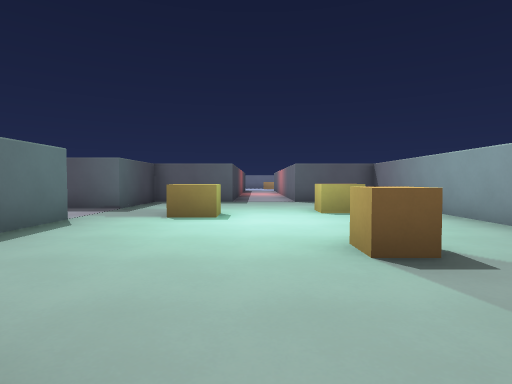
view 1 (above)

18 first-person views from a walk through a Godot game level. The camera is 1.3 m above the floor, tilts 2° down and sees 80° across. The floor is counted in squares, 2 m on a side. Each view is taken from the middle of a square. On the plan, view 1 faces up. The plan holds only what a view shows up to about 10 squares ahead; the rest is blank. The place goes on beyond the plan. Characters and animated objects are left out.

view 2
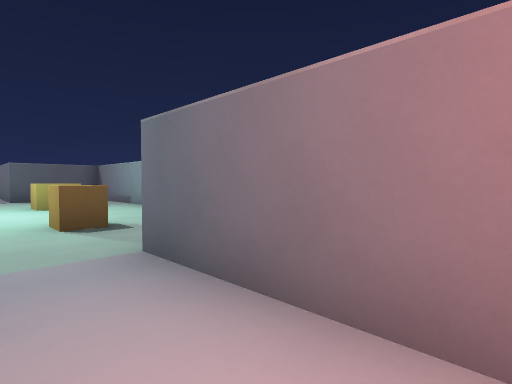

view 3
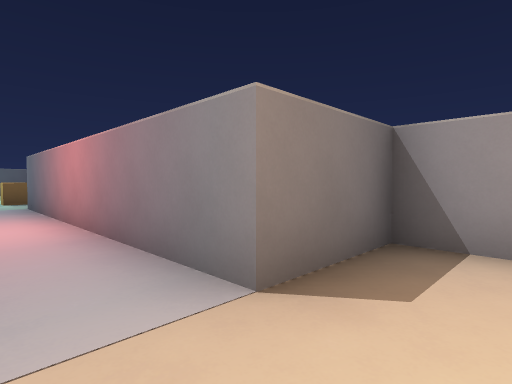

view 4
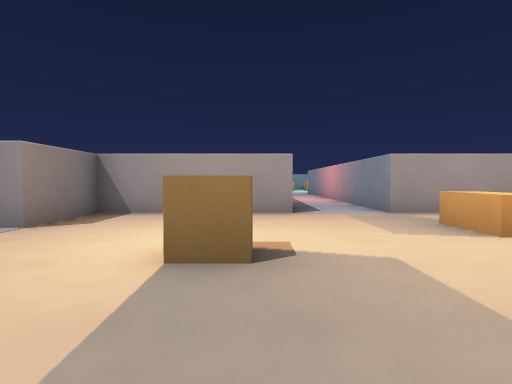

view 5
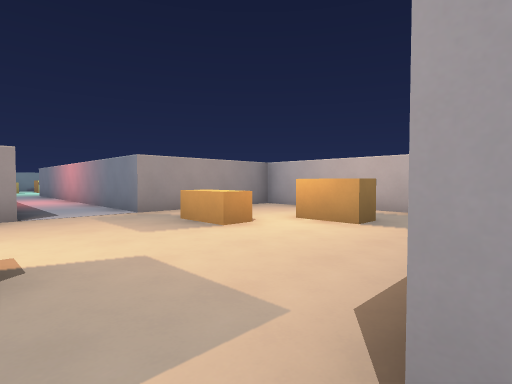

view 6
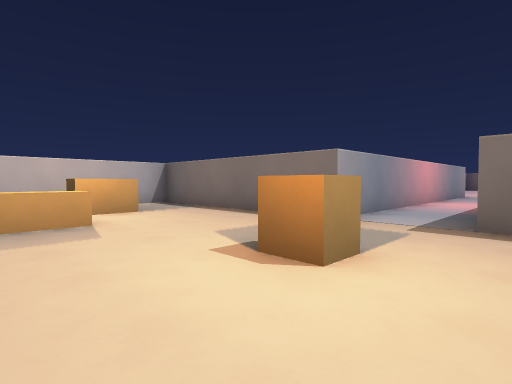

view 7
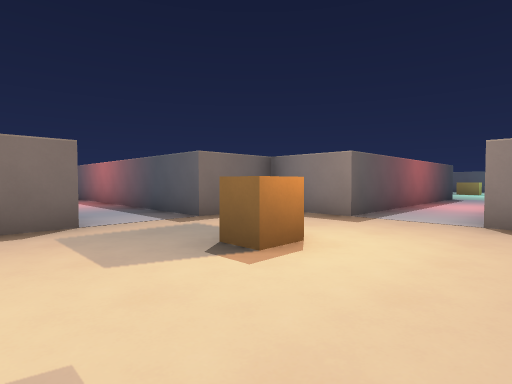

view 8
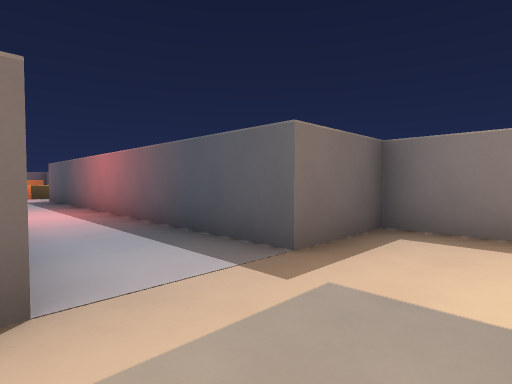

view 9
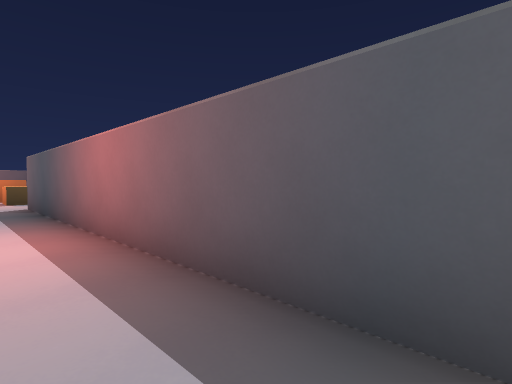

view 10
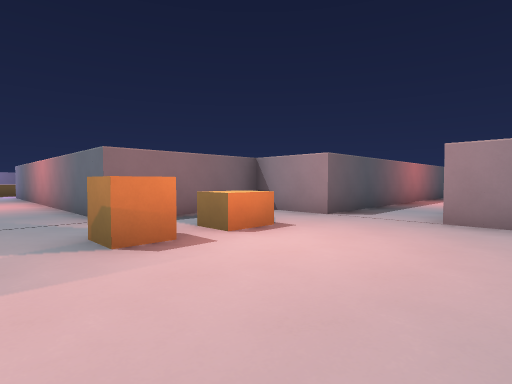

view 11
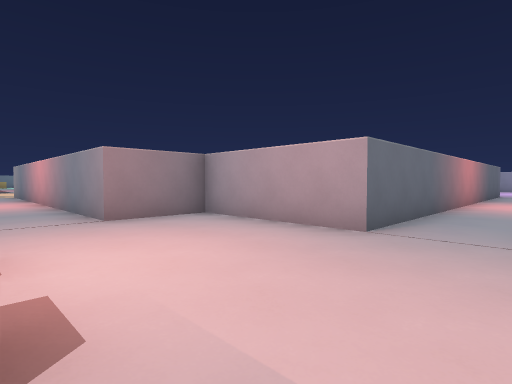

view 12
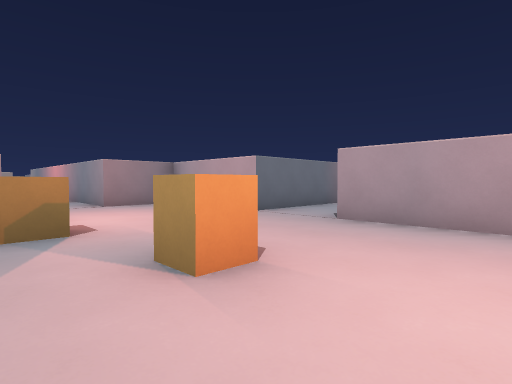

view 13
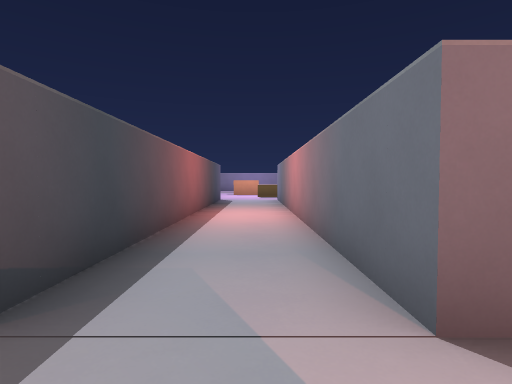

view 14
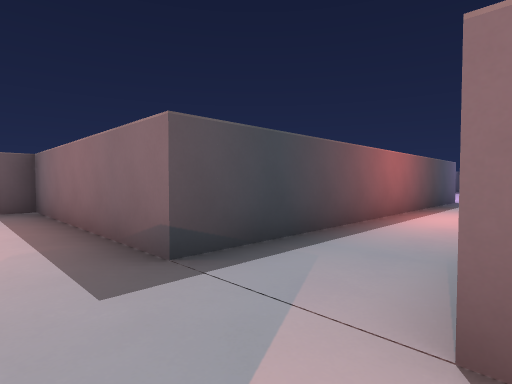

view 15
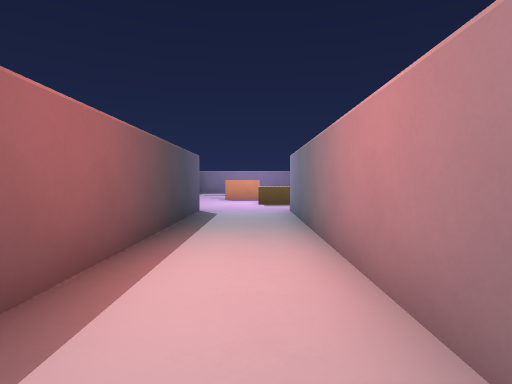

view 16
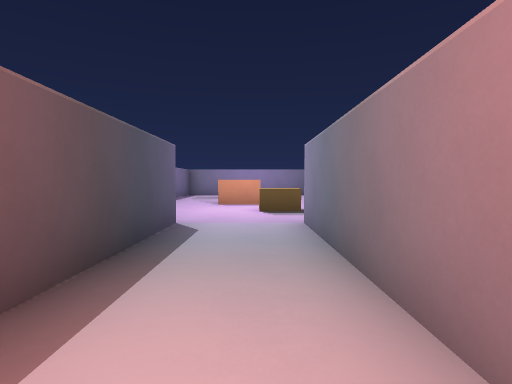

view 17
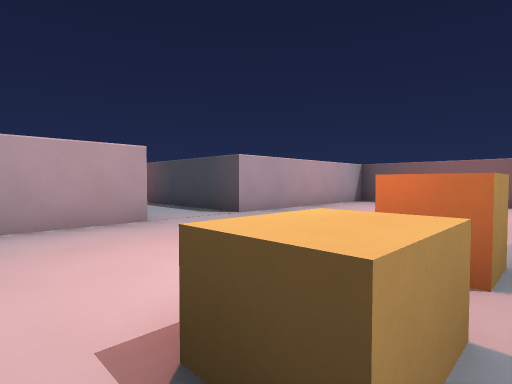

view 18
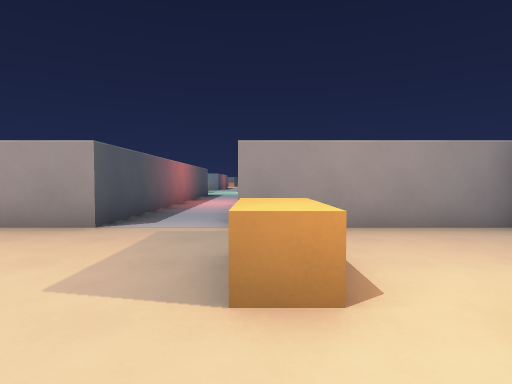

### Floor plan
Key: @ floor where view 1 was taken; # wall or solid block; . floor; ^ raised ledge.
Columns run from 21 left of view 1 to 9 right of it. Each row starts with its distance up from view 1.
 11                        #
 10                  ####..###
  9                  #...... #
  8                 ##.....  #
  7   .^^            ......^.#
  6   ...            ...^....#
  5   ..^^           #.......#
  4   ....           #.......
  3    ...            ....^..
  2   #..#             .....
  1   #..#              ....
  0   #..#               @.#
 -1   #..#              #..#
 -2   #..#              #..#
 -3   #..#              #..#
 -4   #..#              #..#
 -5   #..#              #..#
 -6 ###..####         ###..###
 -7 .......  #        #......#
 -8 .........##########......#
 -9 ..^.^.^..................#
-10 .....................^...######
-11 .........##########............
-12 .........#        #............
-13 ###..#####        #...^..#####
-14   #..#            #......#
-15   #..#            #..^...#
-16   #..#            #... ..#

Positions as (right, up) in squares from view 1, and headings:
1: (0, 0), facing up
2: (0, -2), facing up-right
3: (0, -8), facing up-right
4: (-3, -10), facing right
5: (-3, -10), facing down-right
6: (2, -8), facing down-left
7: (2, -12), facing up-left
8: (-1, -11), facing up-left
9: (-4, -10), facing up-left
10: (-18, -12), facing up-right
11: (-18, -9), facing down-right
12: (-21, -8), facing down-right
13: (-17, -8), facing up
14: (-16, -8), facing up-left
15: (-17, -4), facing up
16: (-17, -2), facing up
17: (-14, -8), facing down-left
18: (-1, -13), facing right
